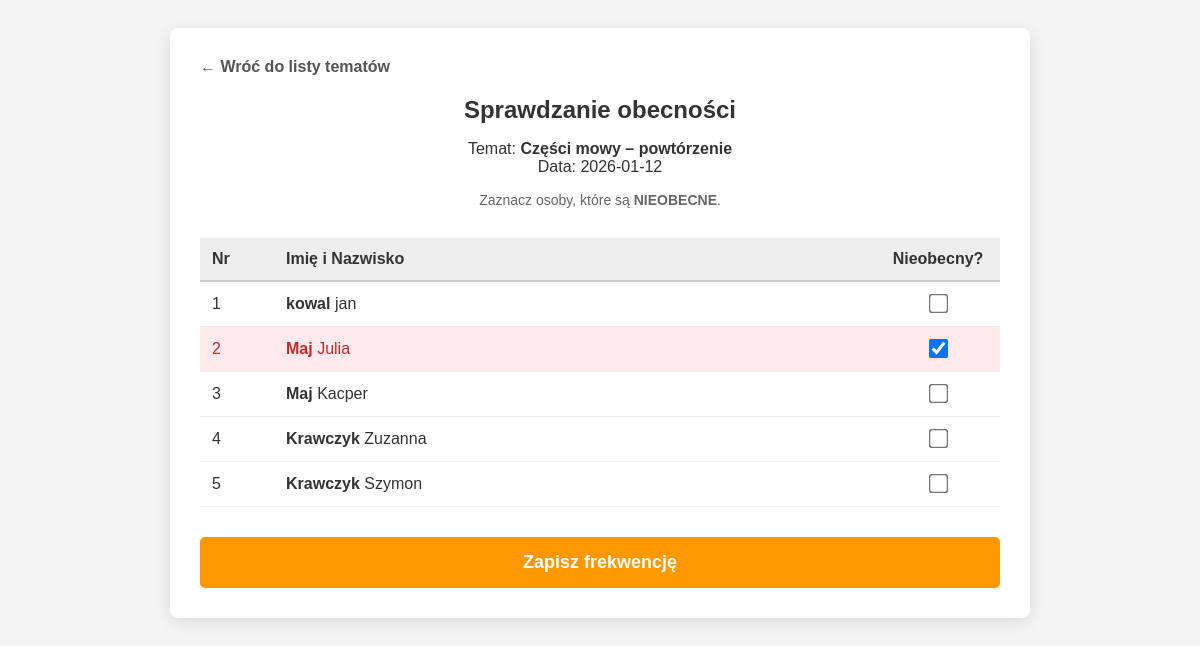
Page /dziennik/nauczyciel/obecnosc.php?id_lekcji=4 (signed in) on the committed database.
### tables this page shows
CREATE TABLE `lekcja` (
  `id_lekcji` int(11) NOT NULL,
  `temat` varchar(255) NOT NULL,
  `data` date NOT NULL,
  `id_przedmiot_w_klasie` int(11) NOT NULL
);

CREATE TABLE `uczen` (
  `id_ucznia` int(11) NOT NULL,
  `nr_dziennika` int(11) NOT NULL,
  `id_uzytkownika` int(11) NOT NULL,
  `id_klasy` int(11) DEFAULT NULL
);

CREATE TABLE `uzytkownik` (
  `id_uzytkownika` int(11) NOT NULL,
  `login` varchar(100) NOT NULL,
  `haslo` varchar(255) NOT NULL,
  `imie` varchar(40) NOT NULL,
  `nazwisko` varchar(60) NOT NULL,
  `email` varchar(50) NOT NULL,
  `czy_aktywny` varchar(3) NOT NULL DEFAULT 'TAK',
  `rola` varchar(30) NOT NULL,
  `telefon` varchar(12) DEFAULT NULL
);

CREATE TABLE `nieobecnosc` (
  `id_ucznia` int(11) NOT NULL,
  `id_lekcji` int(11) NOT NULL,
  `usprawiedliwiona` smallint(1) NOT NULL DEFAULT 0,
  `powod` varchar(255) DEFAULT NULL,
  `data_usprawiedliwienia` date DEFAULT NULL
);

### dziennik/nauczyciel/obecnosc.php (the view, shortened to what this page needs)
<?php
require_once '../db.php';
$id_lekcji = isset($_GET['id_lekcji']) ? $_GET['id_lekcji'] : null;
$stmt_l = $conn->prepare("SELECT temat, data, id_przedmiot_w_klasie FROM Lekcja WHERE id_lekcji = :id");
$stmt_l->execute([':id' => $id_lekcji]);
$lekcja = $stmt_l->fetch(PDO::FETCH_ASSOC);
$stmt_k = $conn->prepare("SELECT id_klasy FROM Przedmiot_w_klasie WHERE id_przedmiot_w_klasie = :id");
$stmt_k->execute([':id' => $lekcja['id_przedmiot_w_klasie']]);
$id_klasy = $stmt_k->fetchColumn();
$sql = "SELECT u.imie, u.nazwisko, ucz.nr_dziennika, ucz.id_ucznia, n.id_lekcji as czy_nieobecny
        FROM Uczen ucz
        JOIN Uzytkownik u ON ucz.id_uzytkownika = u.id_uzytkownika
        LEFT JOIN Nieobecnosc n ON ucz.id_ucznia = n.id_ucznia AND n.id_lekcji = :id_lekcji
        WHERE ucz.id_klasy = :id_klasy
        ORDER BY ucz.nr_dziennika ASC";
$stmt_u = $conn->prepare($sql);
$stmt_u->execute([
    ':id_lekcji' => $id_lekcji,
    ':id_klasy' => $id_klasy
]);
$uczniowie = $stmt_u->fetchAll(PDO::FETCH_ASSOC);
?>
<!DOCTYPE html>
<html lang="pl">
<head>
</head>
<body>
    <div class="container">
        <a href="temat.php" class="btn-powrot">← Wróć do listy tematów</a>
        <div class="header-info">
            <h2>Sprawdzanie obecności</h2>
            <p>
                Temat: <strong><?php echo $lekcja['temat']; ?></strong> <br>
                Data: <?php echo $lekcja['data']; ?>
            </p>
            <p style="font-size: 14px; color: #666;">Zaznacz osoby, które są <strong>NIEOBECNE</strong>.</p>
        </div>
        <form method="POST">
            <table>
                <thead>
                    <tr>
                        <th style="width: 50px;">Nr</th>
                        <th>Imię i Nazwisko</th>
                        <th style="width: 100px; text-align: center;">Nieobecny?</th>
                    </tr>
                </thead>
                <tbody>
                    <?php foreach ($uczniowie as $u): ?>
                    <tr class="<?php echo $u['czy_nieobecny'] ? 'row-absent' : ''; ?>">
                        <td><?php echo $u['nr_dziennika']; ?></td>
                        <td>
                            <strong><?php echo $u['nazwisko']; ?></strong> <?php echo $u['imie']; ?>
                        </td>
                        <td style="text-align: center;">
                            <input type="checkbox" name="nieobecny[]" value="<?php echo $u['id_ucznia']; ?>"
                                <?php if ($u['czy_nieobecny']) echo 'checked'; ?>>
                        </td>
                    </tr>
                    <?php endforeach; ?>
                </tbody>
            </table>
            <button type="submit" name="zapisz_obecnosc" class="btn-save">Zapisz frekwencję</button>
        </form>
    </div>
</body>
</html>

### dziennik/nauczyciel/obecnosc.php (style rules this page uses)
body { font-family: Arial, sans-serif; background-color: #f4f4f4; padding: 20px; color: #333; }
.container { max-width: 800px; margin: 0 auto; background: white; padding: 30px; border-radius: 8px; box-shadow: 0 4px 15px rgba(0,0,0,0.1); }
.header-info { text-align: center; margin-bottom: 30px; }
h2 { margin: 0 0 10px 0; color: #333; }
.btn-powrot { text-decoration: none; color: #555; font-weight: bold; display: inline-block; margin-bottom: 20px; }
table { width: 100%; border-collapse: collapse; margin-bottom: 30px; }
th { background-color: #eee; padding: 12px; text-align: left; border-bottom: 2px solid #ccc; }
td { padding: 12px; border-bottom: 1px solid #eee; vertical-align: middle; }
input[type="checkbox"] { transform: scale(1.5); cursor: pointer; }
.row-absent { background-color: #ffebee; color: #c62828; }
.btn-save { display: block; width: 100%; padding: 15px; background-color: #FF9800; color: white; font-size: 18px; border: none; border-radius: 5px; cursor: pointer; font-weight: bold; }

### rows in the picture
lekcja: temat "Części mowy – powtórzenie", data "2026-01-12"
uczen: nr_dziennika "1", id_uzytkownika.nazwisko "kowal", id_uzytkownika.imie "jan"
uczen: nr_dziennika "2", id_uzytkownika.nazwisko "Maj", id_uzytkownika.imie "Julia"
nieobecnosc: id_lekcji "☑"
uczen: nr_dziennika "3", id_uzytkownika.nazwisko "Maj", id_uzytkownika.imie "Kacper"
uczen: nr_dziennika "4", id_uzytkownika.nazwisko "Krawczyk", id_uzytkownika.imie "Zuzanna"
uczen: nr_dziennika "5", id_uzytkownika.nazwisko "Krawczyk", id_uzytkownika.imie "Szymon"
